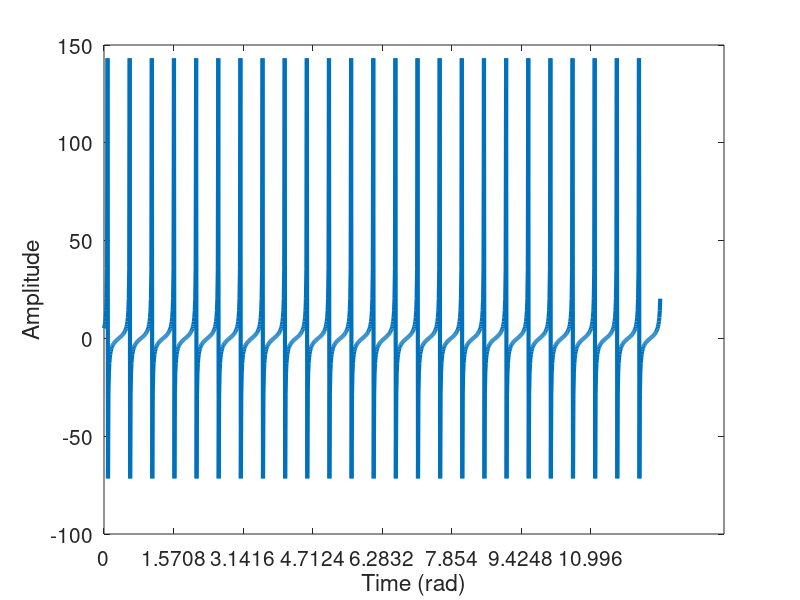

Here is the MATLAB script that generated this plot:

% time goes from 0 to 4 pi in steps of 0.01
time = 0:0.01:4*pi;
% height 
ampl = 3;
phas = pi/3;
% frequency
frex = 1;

% sine wave
waveS = ampl * sin(2 * pi * frex * time  + phas);

% cos wave
waveC = ampl * cos(2 * pi * frex * time  + phas);

% tan wave
waveT = ampl * tan(2 * pi * frex * time  + phas);

% plot
figure(1), clf
plot(time,waveT,'linew',3)
xlabel('Time (rad)');
ylabel('Amplitude');
set(gca,'xtick',0:pi/2:time(end),'fontsize',15)